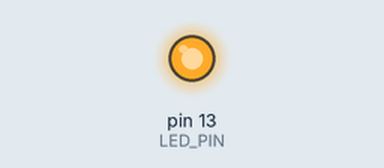
This sketch was run on a simulated Arduino Uno, built with avr-gcc and run on an emulated ATmega328P. On the bench: output pins drawn as LEDs (lit = HIGH). What the sketch prints to the serial monitor is not drawn.

Above: at 0.1 s.
At 1.1 s:
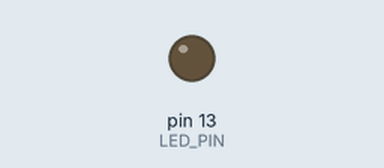
Timing chart, 0 to 2.6 s (numbered marks = the images above):
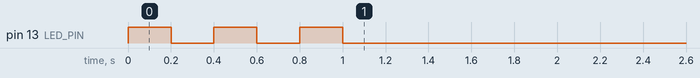

The sketch:

accelerometer_detection.ino
```cpp
/*
  Accelerometer Detection Code for TinyZero
  -----------------------------------------
  This code checks for the presence of the BMA250 accelerometer.
  If the accelerometer is detected, the onboard LED blinks rapidly 3 times.
  Otherwise, the LED blinks slowly 3 times to indicate failure.
*/

#include <Wire.h>

#define BMA250_I2C_ADDR 0x18  // Accelerometer I2C address
#define LED_PIN 13            // Onboard LED pin (TinyZero)

void setup() {
    Wire.begin();
    Serial.begin(9600);
    pinMode(LED_PIN, OUTPUT);  // Set LED pin as output

    Wire.beginTransmission(BMA250_I2C_ADDR);
    if (Wire.endTransmission() == 0) {
        Serial.println("Accelerometer detected!");
        blinkLED(3, 200);  // Blink LED rapidly 3 times (200ms interval)
    } else {
        Serial.println("No accelerometer found.");
        blinkLED(3, 2000);  // Blink LED slowly 3 times (1 sec interval)
    }
}

void loop() {
    // No need for repeated actions in loop
}

// Function to blink the LED a given number of times with a delay
void blinkLED(int times, int delayTime) {
    for (int i = 0; i < times; i++) {
        digitalWrite(LED_PIN, HIGH);
        delay(delayTime);
        digitalWrite(LED_PIN, LOW);
        delay(delayTime);
    }
}
```
